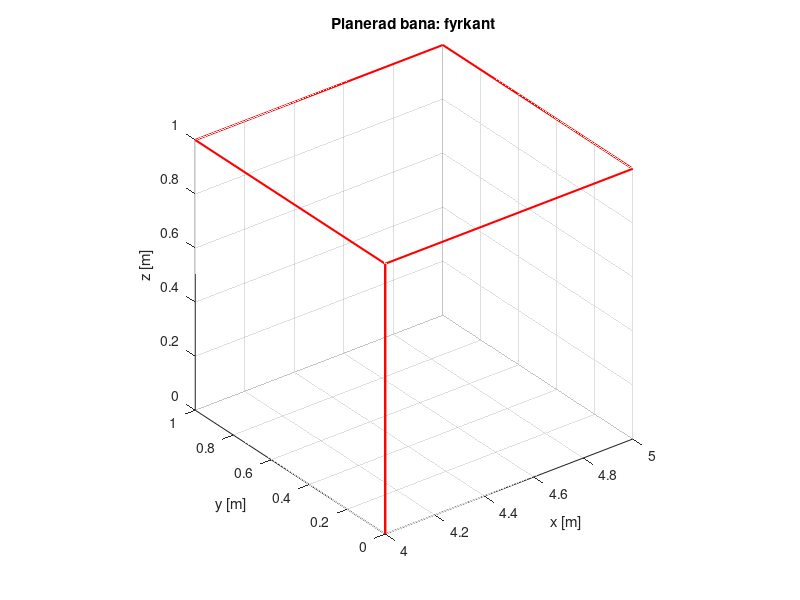

This figure's MATLAB source: (Note: this script raises an error after producing the figure.)
%% 1. Bygg banan (före varje körning)
bana = 'fyrkant';      % 'fyrkant', 'cirkel' eller 'lutad'

% Startposition från Vicon
x0   = 4;
y0   = 0;
yaw0 = 0;

% Banans storlek och fart
z0   = 1.0;            % flyghöjd [m]
v    = 0.05;           % fart [m/s]
sida = 1.0;            % fyrkantens sida [m]
r    = 0.5;            % cirkelns radie [m]

% Start: stå 3 s, lyft på 10 s, sväva 5 s
%             t   x  y  z   yaw
referens = [  0   0  0  0   yaw0
              3   0  0  0   yaw0
             13   0  0  z0  yaw0
             18   0  0  z0  0    ];
t0 = 18;

switch bana
    case 'fyrkant'
        horn = [0 0; sida 0; sida sida; 0 sida; 0 0];
        yaw  = [0 pi/2 pi 3*pi/2];
        t = t0;
        for k = 1:4
            t = t + 4;          % vrid mot nästa hörn
            referens(end+1,:) = [t horn(k,:)   z0 yaw(k)];
            t = t + sida/v;     % flyg till nästa hörn
            referens(end+1,:) = [t horn(k+1,:) z0 yaw(k)];
        end

    case 'cirkel'
        T = 2*pi*r/v;
        t = (0.1:0.1:T)';
        s = pi + 2*pi*t/T;
        x = r + r*cos(s);
        y = r*sin(s);
        z = z0*ones(size(t));
        yaw = atan2(-y, r - x);           % titta mot mitten
        referens = [referens; t0+t x y z yaw];

    case 'lutad'
        T = 2*pi*r/v;
        t = (0.1:0.1:T)';
        s = pi + 2*pi*t/T;
        x = r + r*cos(s);
        y = r*sin(s)*cos(pi/4);           % lutad 45 grader
        z = z0 + r*sin(s)*sin(pi/4);
        yaw = zeros(size(t));
        referens = [referens; t0+t x y z yaw];
end

% Slut: sväva 5 s, landa på 10 s
sista = referens(end,:);
referens(end+1,:) = [sista(1)+5   sista(2:5)];
referens(end+1,:) = [sista(1)+15  sista(2:3) 0 sista(5)];

% Flytta banan till startpositionen
referens(:,2) = referens(:,2) + x0;
referens(:,3) = referens(:,3) + y0;
referens(:,5) = unwrap(referens(:,5));

fprintf('Bana "%s": %.0f s lång.\n', bana, referens(end,1))

figure(10); clf
plot3(referens(:,2), referens(:,3), referens(:,4), 'r', 'LineWidth', 1.5)
axis equal; grid on; xlabel('x [m]'); ylabel('y [m]'); zlabel('z [m]')
title(['Planerad bana: ' bana])


%% 2. Plotta (efter körningen)
t       = logg_xy.Time;
x_ref   = logg_xy.Data(:,1);
y_ref   = logg_xy.Data(:,2);
x       = logg_xy.Data(:,3);
y       = logg_xy.Data(:,4);
yaw     = unwrap(logg_xy.Data(:,5));
yaw_ref = logg_xy.Data(:,8);
z_ref   = logg_z.Data(:,1);
z       = logg_z.Data(:,2);

figure(1); clf
subplot(4,1,1); plot(t, x_ref, 'r--', t, x, 'b'); grid on; ylabel('x [m]')
legend('Referens', 'Uppmätt'); title(['Task 3 (' bana '): referens mot uppmätt'])
subplot(4,1,2); plot(t, y_ref, 'r--', t, y, 'b'); grid on; ylabel('y [m]')
subplot(4,1,3); plot(t, z_ref, 'r--', t, z, 'b'); grid on; ylabel('z [m]')
subplot(4,1,4); plot(t, yaw_ref, 'r--', t, yaw, 'b'); grid on; ylabel('yaw [rad]')
xlabel('Tid [s]')

figure(2); clf
plot(x_ref, y_ref, 'r--', 'LineWidth', 1.5); hold on
plot(x, y, 'b')
k = 1:round(numel(t)/25):numel(t);
quiver(x(k), y(k), 0.08*cos(yaw(k)), 0.08*sin(yaw(k)), 0, 'k')
axis equal; grid on; xlabel('x [m]'); ylabel('y [m]')
legend('Referens', 'Uppmätt', 'Yaw'); title(['Task 3 (' bana '): bana i XY-planet'])

if strcmp(bana, 'lutad')
    figure(3); clf
    plot3(x_ref, y_ref, z_ref, 'r--', 'LineWidth', 1.5); hold on
    plot3(x, y, z, 'b')
    axis equal; grid on; xlabel('x [m]'); ylabel('y [m]'); zlabel('z [m]')
    legend('Referens', 'Uppmätt'); title('Task 3 (lutad): bana i 3D'); view(30, 25)
    exportgraphics(figure(3), ['task3_fysisk_' bana '_3d.png'], 'Resolution', 300)
end

exportgraphics(figure(1), ['task3_fysisk_' bana '_axlar.png'], 'Resolution', 300)
exportgraphics(figure(2), ['task3_fysisk_' bana '_xy.png'], 'Resolution', 300)
save(['task3_fysisk_' bana '_logg.mat'], 'logg_xy', 'logg_z', 'referens')
